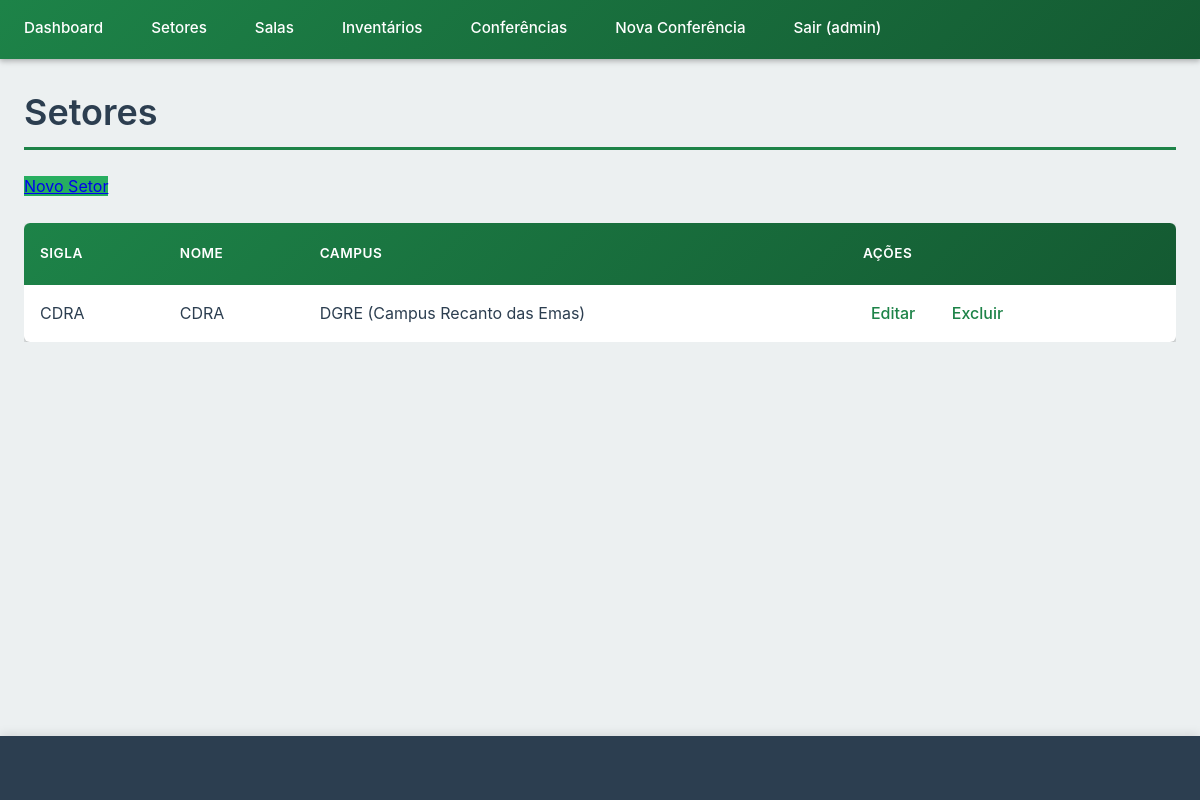
Screenshot of /setores/ (signed in) with the database file from the repository.
### meuapp/models.py (models this page shows, shortened)
class Setor(models.Model):
    nome = models.TextField()
    sigla = models.TextField(max_length=10)
    campus = models.TextField()
    class Meta:
        verbose_name_plural = "Setores"

### meuapp/views.py (the view)
# urls.py: path('setores/', views.SetorListView.as_view(), name='setor_list'),
class SetorListView(LoginRequiredMixin, ListView):
    model = Setor
    template_name = 'meuapp/setor_list.html'
    context_object_name = 'setores'

### meuapp/templates/meuapp/setor_list.html
{% extends 'meuapp/base.html' %}
{% block content %}
<h1>Setores</h1>
<a href="{% url 'setor_create' %}">Novo Setor</a>
<table>
    <thead>
        <tr>
            <th>Sigla</th>
            <th>Nome</th>
            <th>Campus</th>
            <th>Ações</th>
        </tr>
    </thead>
    <tbody>
        {% for setor in setores %}
        <tr>
            <td>{{ setor.sigla }}</td>
            <td>{{ setor.nome }}</td>
            <td>{{ setor.campus }}</td>
            <td>
                <a href="{% url 'setor_update' setor.pk %}">Editar</a>
                <a href="{% url 'setor_delete' setor.pk %}">Excluir</a>
            </td>
        </tr>
        {% endfor %}
    </tbody>
</table>
{% endblock %}

### meuapp/templates/meuapp/base.html (shortened to what this page needs)
<!DOCTYPE html>
<html lang="pt-BR">
<head>
    {% load static %}
    <link rel="stylesheet" href="{% static 'css/style.css' %}">
</head>
<body>
    <nav>
        {% if user.is_authenticated %}
        <ul>
            <li><a href="{% url 'principal' %}">Dashboard</a></li>
            <li><a href="{% url 'setor_list' %}">Setores</a></li>
            <li><a href="{% url 'sala_list' %}">Salas</a></li>
            <li><a href="{% url 'inventario_list' %}">Inventários</a></li>
            <li><a href="{% url 'conferencia_list' %}">Conferências</a></li>
            <li><a href="{% url 'iniciar_conferencia' %}">Nova Conferência</a></li>
            <li><a href="{% url 'logout' %}">Sair ({{ user.username }})</a></li>
        </ul>
        {% endif %}
    </nav>
    <main>
        {% block content %}{% endblock %}
    </main>
    <footer>
    </footer>
</body>
</html>

### meuapp/static/css/style.css (style rules this page uses)
:root { --primary-color: #1d8348; --primary-dark: #145a32; --primary-light: #58d68d; --secondary-color: #2874a6; --accent-color: #f39c12; --success-color: #27ae60; --danger-color: #e74c3c; --warning-color: #f39c12; --info-color: #3498db; --text-dark: #2c3e50; --text-light: #7f8c8d; --text-muted: #95a5a6; --bg-light: #ecf0f1; --bg-white: #ffffff; --bg-dark: #2c3e50; --border-color: #bdc3c7; --border-light: #ecf0f1; --shadow-sm: 0 1px 3px rgba(0,0,0,0.12), 0 1px 2px rgba(0,0,0,0.24); --shadow-md: 0 3px 6px rgba(0,0,0,0.15), 0 2px 4px rgba(0,0,0,0.12); --shadow-lg: 0 10px 20px rgba(0,0,0,0.15), 0 3px 6px rgba(0,0,0,0.10); --shadow-xl: 0 14px 28px rgba(0,0,0,0.25), 0 10px 10px rgba(0,0,0,0.22); --border-radius: 6px; --border-radius-lg: 10px; --transition: all 0.3s ease; --font-family: -apple-system, BlinkMacSystemFont, 'Segoe UI', Roboto, 'Helvetica Neue', Arial, sans-serif; }
* { margin: 0; padding: 0; box-sizing: border-box; }
html { font-size: 16px; scroll-behavior: smooth; }
body { font-family: var(--font-family); background-color: var(--bg-light); color: var(--text-dark); line-height: 1.6; min-height: 100vh; display: flex; flex-direction: column; }
nav { background: linear-gradient(135deg, var(--primary-color) 0%, var(--primary-dark) 100%); color: white; padding: 0; box-shadow: var(--shadow-md); position: sticky; top: 0; z-index: 1000; }
nav ul { list-style: none; display: flex; flex-wrap: wrap; max-width: 1400px; margin: 0 auto; padding: 0; }
nav ul li { position: relative; }
nav ul li a { display: block; color: white; text-decoration: none; padding: 1rem 1.5rem; transition: var(--transition); font-weight: 500; font-size: 0.95rem; border-bottom: 3px solid transparent; }
main { flex: 1; max-width: 1400px; width: 100%; margin: 2rem auto; padding: 0 1.5rem; }
h1, h2, h3, h4, h5, h6 { color: var(--text-dark); margin-bottom: 1rem; font-weight: 600; line-height: 1.2; }
h1 { font-size: 2.25rem; border-bottom: 3px solid var(--primary-color); padding-bottom: 0.75rem; margin-bottom: 1.5rem; }
table { width: 100%; background: var(--bg-white); border-collapse: collapse; border-radius: var(--border-radius); overflow: hidden; box-shadow: var(--shadow-md); }
thead { background: linear-gradient(135deg, var(--primary-color) 0%, var(--primary-dark) 100%); color: white; }
th { padding: 1.25rem 1rem; text-align: left; font-weight: 600; text-transform: uppercase; font-size: 0.85rem; letter-spacing: 0.5px; }
td { padding: 1rem; border-bottom: 1px solid var(--border-light); vertical-align: middle; }
tbody tr { transition: var(--transition); }
tbody tr:last-child td { border-bottom: none; }
td a { color: var(--primary-color); text-decoration: none; margin-right: 1rem; font-weight: 500; transition: var(--transition); padding: 0.25rem 0.5rem; border-radius: 4px; }
td a:last-child { margin-right: 0; }
::placeholder { color: var(--text-muted); opacity: 0.7; }
main > a:first-of-type, .add-button, .btn-success { background-color: var(--success-color); margin-bottom: 1.5rem; }
footer { background: var(--bg-dark); color: white; text-align: center; padding: 2rem; margin-top: auto; box-shadow: 0 -2px 10px rgba(0,0,0,0.1); }

### rows the page displays
Setor: sigla "CDRA", nome "CDRA", campus "DGRE (Campus Recanto das Emas)"

### other values shown
{{ user.username }} "admin"
